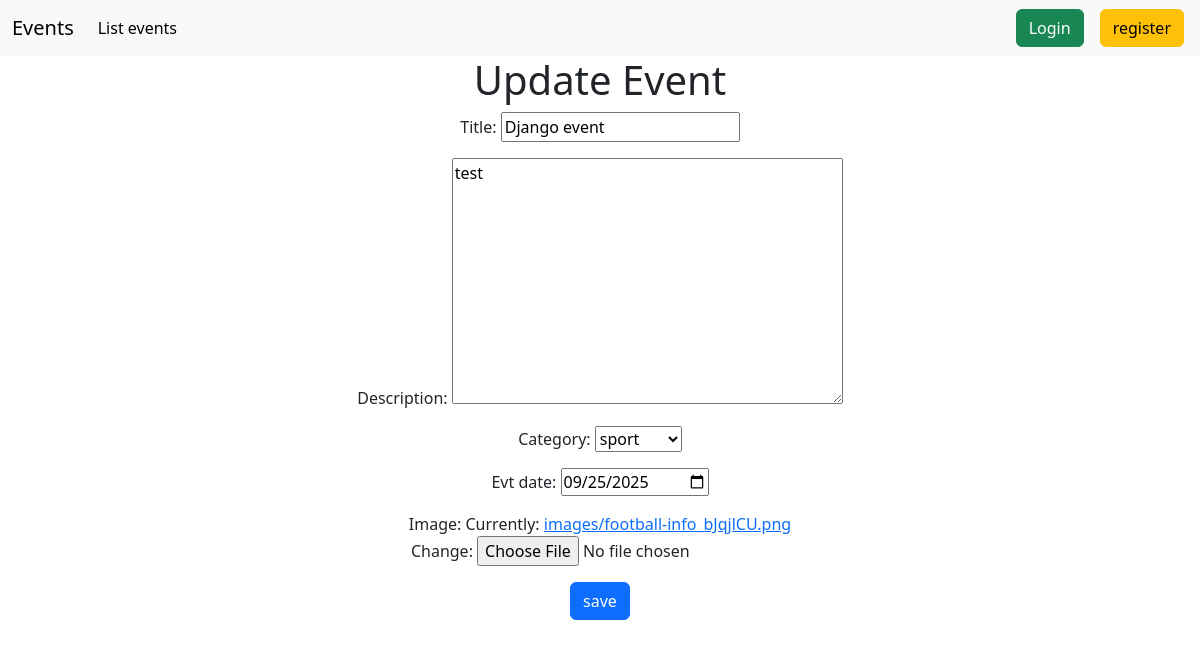
/event/update/1, run on the app's committed database.
### Event/models.py (models this page shows, shortened)
class Event(models.Model):
    title = models.CharField(max_length=20 )
    description = models.TextField()
    category = models.CharField(choices=category_list, max_length=30)
    state = models.BooleanField(default=True)
    nbr_participants= models.IntegerField(default=0)
    evt_date= models.DateTimeField()
    creation_date=models.DateTimeField(auto_now_add=True)
    updated_date = models.DateTimeField(auto_now=True)
    image = models.ImageField(upload_to='images' , null=True)
    organisateur = models.ForeignKey(Person,on_delete=models.SET_NULL ,null=True)
    participant = models.ManyToManyField(Person, through="Participants" , related_name="participant")
    class Meta:
        constraints = [models.CheckConstraint(check=models.Q(evt_date__gt=datetime.now()), name = "please check the event date")]

### Event/views.py (the view)
# urls.py: path('update/<int:pk>', UpdateEvent.as_view(), name="updateEvent"),
class UpdateEvent(UpdateView):
    model= Event
    form_class=EventForm
    template_name="event/update.html"
    success_url=reverse_lazy('listClass')

### Event/forms.py
class EventForm(ModelForm):
    class Meta:
        model=Event
        fields = '__all__'
        exclude=('state','nbr_participants','participant','organisateur',)
        widgets={'evt_date':DateInput()}

### Template/event/update.html (shortened to what this page needs)
{% extends 'base.html' %}
{% block content %}
<center>
<h1>Update  Event</h1>
<form action="" method="post" enctype="multipart/form-data">
    {{form.as_p }}
    <input type="submit" value="save" class="btn btn-primary">
</form>
</center>
{% endblock %}

### data on the page
Event: title "Django event", description "test", category "sport", evt_date "09/25/2025"
